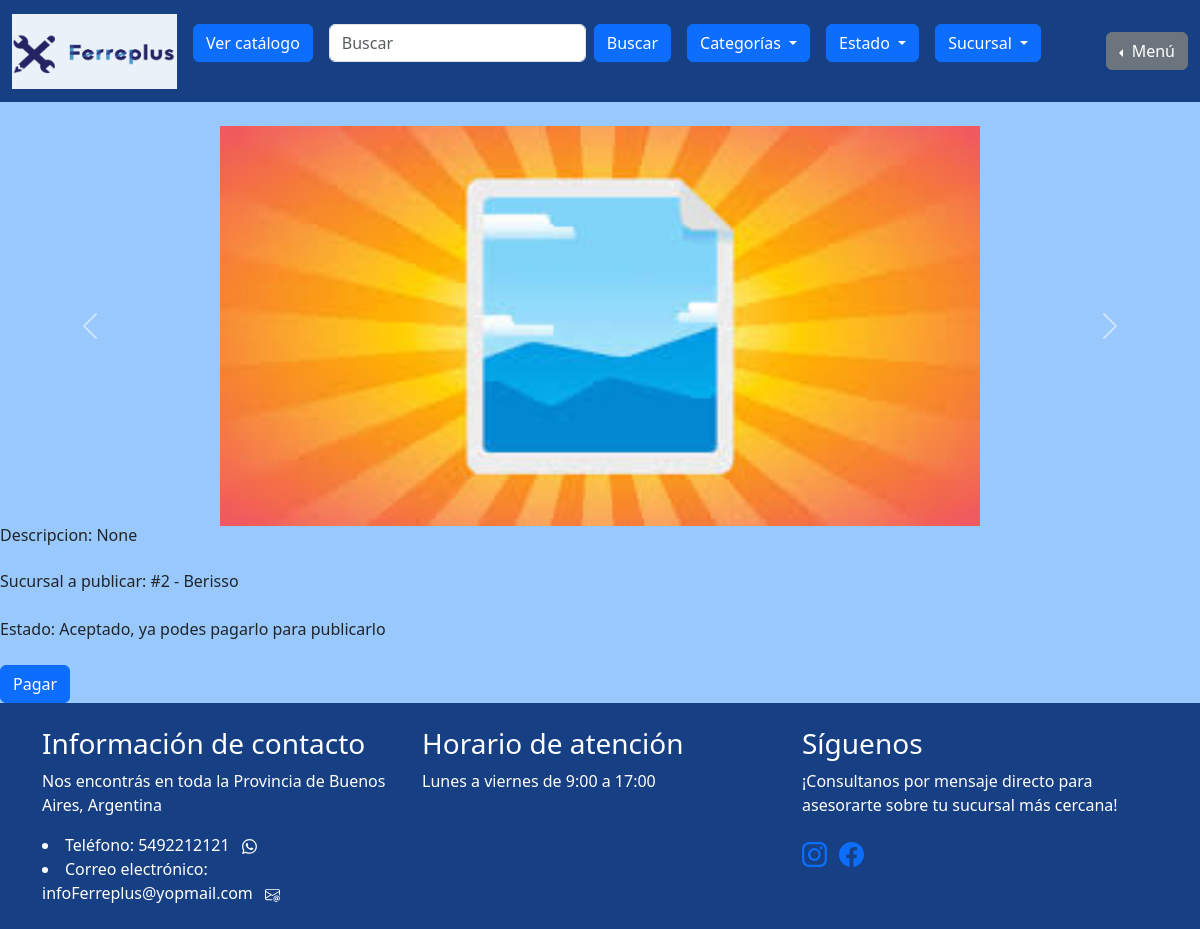
Page /gestion_de_servicios/listar_solicitudes/17-imagenesimages_rtlwfjajpeg/ (signed in) on the earlier database version.
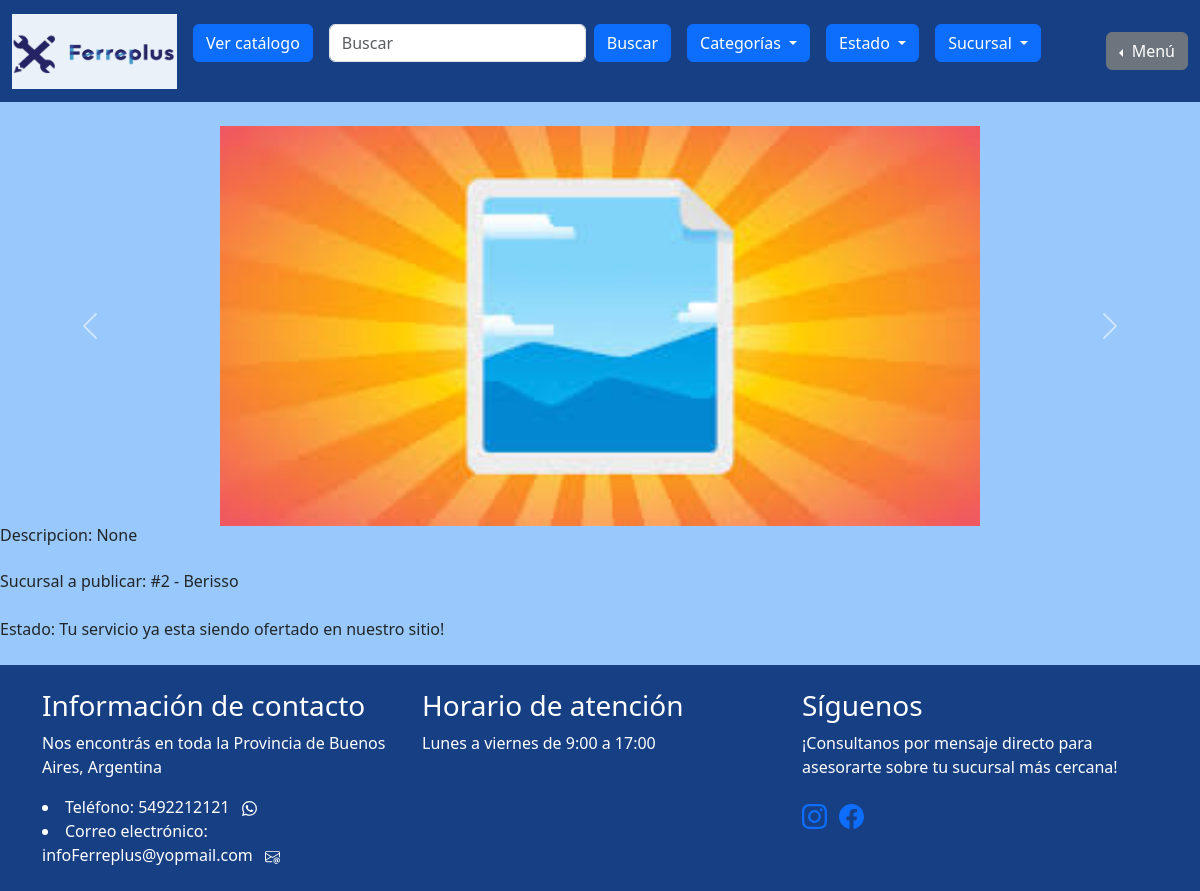
Same page on the later database version.
### iniciar_sesion/decoradores.py (the view)
    def wrapper_func(request, *args, **kwargs):
        if request.user.is_authenticated and not request.user.is_staff and not request.user.is_superuser :
            return view_func(request, *args, **kwargs)
        else:
            return redirect("homepage")

### gestion_de_servicios/views.py (called while the page is built)
@soy_cliente
def ver_imagen_view(request, slug):
    servicio = Servicio.objects.get(slug=slug)
    context = {
        'servicio': servicio,
    }
    return render(request, "gestion_de_servicios/ver_imagen.html", context)

### iniciar_sesion/decoradores.py (called while the page is built)
def soy_cliente(view_func):
    def wrapper_func(request, *args, **kwargs):
        if request.user.is_authenticated and not request.user.is_staff and not request.user.is_superuser :
            return view_func(request, *args, **kwargs)
        else:
            return redirect("homepage")
    return wrapper_func

### project/context_processors.py (called while the page is built)
def agregar_datos_a_contexto(request):
    sucursales = Sucursal.objects.all()
    estados_list = ["Nuevo - Sin uso", "Usado", "Restaurado", "Para reparar", "Para piezas", "Con defectos leves"]
    categorias_list = ["Herramientas", "Construcción", "Ferretería general", "Electricidad", "Fontanería", "Jardín"]
    return {
        'sucursales': sucursales,
        'estados_list': estados_list,
        'categorias_list': categorias_list,
    }

### gestion_de_servicios/templates/gestion_de_servicios/ver_imagen.html (shortened to what this page needs)
{% extends "homepage/base.html" %}
  {% block content %}
    <div id="carouselExample" class="carousel slide">
      <div class="carousel-inner">
          <div class="carousel-item active">
              <img src="{{ servicio.imagen.url }}" class="d-block w-100" alt="...">
          </div>
      </div>
      <button class="carousel-control-prev" type="button" data-bs-target="#carouselExample" data-bs-slide="prev">
          <span class="carousel-control-prev-icon" aria-hidden="true"></span>
      </button>
      <button class="carousel-control-next" type="button" data-bs-target="#carouselExample" data-bs-slide="next">
          <span class="carousel-control-next-icon" aria-hidden="true"></span>
      </button>
    </div>
      <div class="card-body">
        <div class="mb-4">
          <h6 class="display-8">Descripcion: {{ servicio.descripcion }}</h6>
        </div>
        <div class="mb-4">
            <h8 class="display-8">Sucursal a publicar: {{ servicio.sucursal.nombre }} - {{ servicio.sucursal.ciudad }}</h8>
        </div>
        <div class="mb-4">
            <h8 class="display-8">Estado: {% if servicio.estado == 'pendiente' %} Pendiente de aprobacion
              {% elif servicio.estado == 'aceptado' %} Aceptado, ya podes pagarlo para publicarlo
              {% elif servicio.estado == 'rechazado' %} Rechazado, revisa tu correo para saber el motivo
              {% elif servicio.estado == 'publicado' %} Tu servicio ya esta siendo ofertado en nuestro sitio! {% endif %}</h8>
        </div>
        {% if servicio.estado == 'aceptado' %}
            <a href="{% url 'pagar_publicacion' servicio.slug %}" class="btn btn-primary">Pagar</a>
        {% endif %}
      </div>
  {% endblock %}

Differences in the rows shown:
changed Servicio "None": estado "aceptado" → "publicado" (drawn)
Other differences:
text no longer shown: "Aceptado, ya podes pagarlo para publicarlo Pagar"
text now shown: "Tu servicio ya esta siendo ofertado en nuestro sitio!"
